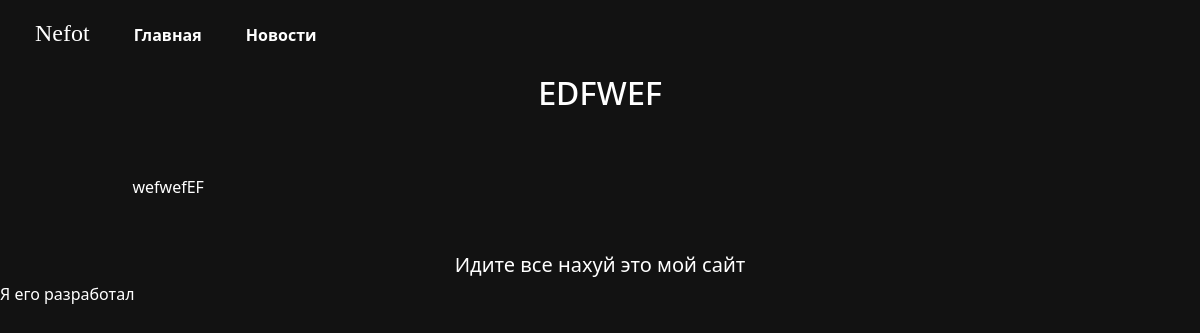
Page /blog/2/ on the earlier database version.
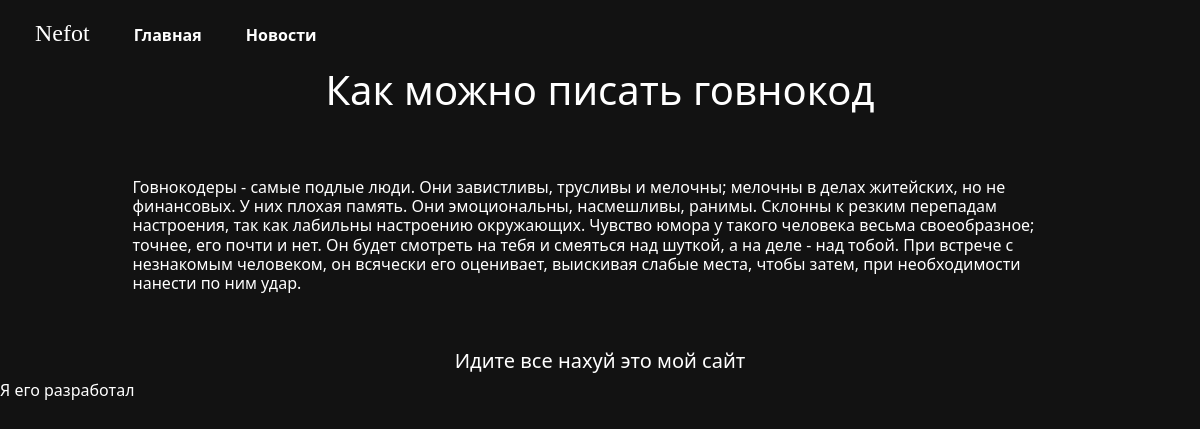
Same page on the later database version.
### blog/models.py (models this page shows)
class Blog(models.Model):
    title = models.CharField(max_length=100)
    subtitle = models.CharField(max_length=2550000)
    time = models.DateTimeField(auto_now=False, default=timezone.now)

### blog/views.py (the view)
# urls.py: path('<int:blog_id>/', views.detail, name='detail'),
def detail(request, blog_id):
    blog = get_object_or_404(Blog, pk=blog_id)
    return render(request, 'blog/detail.html', {'blog': blog})

### blog/templates/blog/detail.html (shortened to what this page needs)
{% extends 'blog/base.html' %} {% load static %} {% block content %}
    <div class="blog-content">
      <h1>{{ blog.title }}</h1>
      <br>
      <br>
      <h6>{{ blog.subtitle | safe }}</h6>
</div>
{% endblock %}

Differences in the rows shown:
changed Blog: title "edfwef" → "Как можно писать говнокод"; subtitle "wefwefEF" → "Говнокодеры - самые подлые люди. Они завистливы, трусливы и мелочны; мелочны в делах житейских, но не финансовых. У них плохая память. Они эмоциональны, насмешливы, ранимы. Склонны к резким перепадам настроения, так как лабильны настроению окружающих. Чувство юмора у такого человека весьма своеобразное; точнее, его почти и нет. Он будет смотреть на тебя и смеяться над шуткой, а на деле - над тобой. При встрече с незнакомым человеком, он всячески его оценивает, выискивая слабые места, чтобы затем, при необходимости нанести по ним удар."
